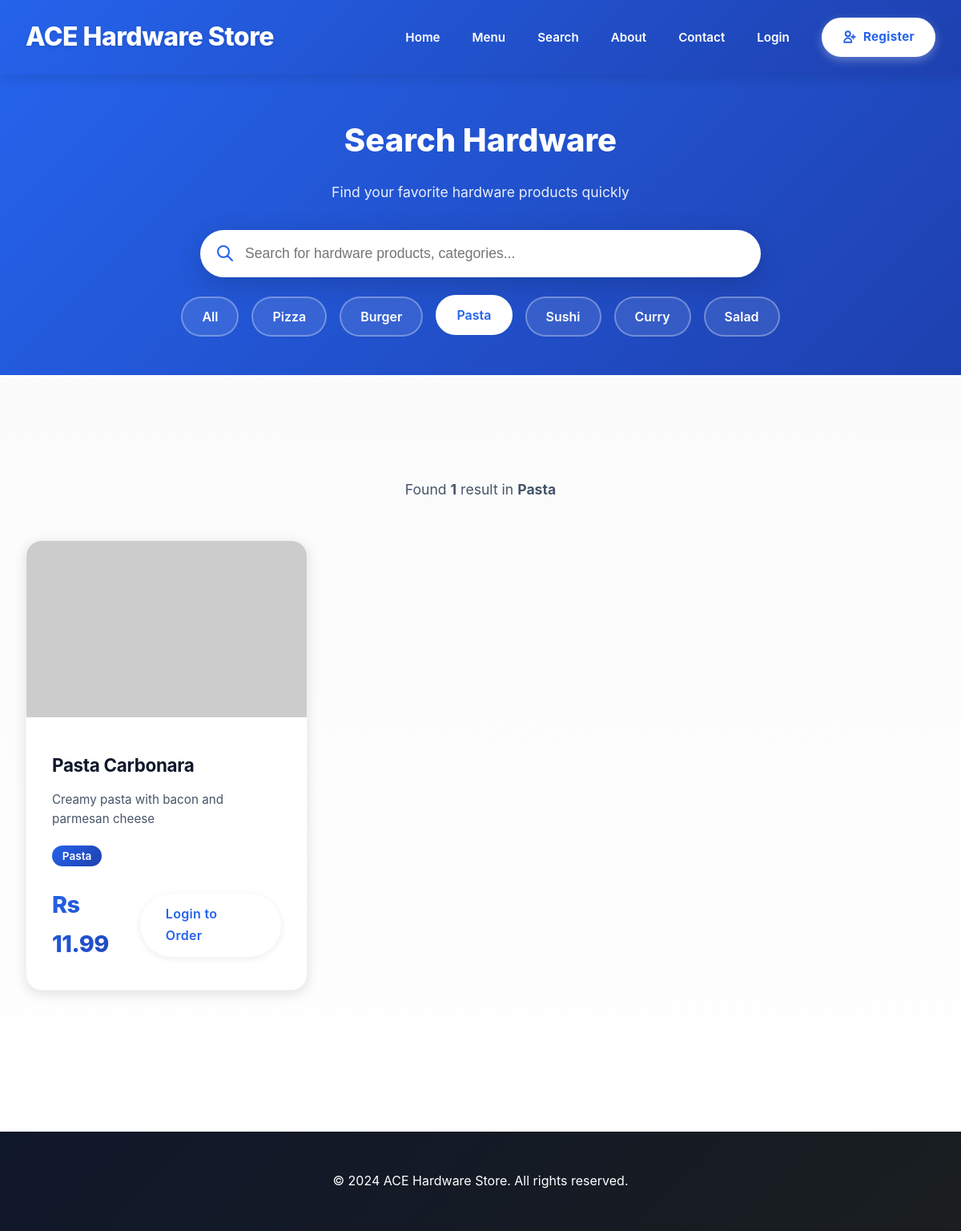
The page /search.php?category=Pasta on the database its author committed.
### tables this page shows
CREATE TABLE IF NOT EXISTS products (
    id INT AUTO_INCREMENT PRIMARY KEY,
    name VARCHAR(100) NOT NULL,
    description TEXT,
    price DECIMAL(10,2) NOT NULL,
    image VARCHAR(255),
    category VARCHAR(50),
    status ENUM('active', 'inactive') DEFAULT 'active',
    created_at TIMESTAMP DEFAULT CURRENT_TIMESTAMP
);

### config/session.php (called while the page is built, shortened)
<?php
function isLoggedIn() {
    return isset($_SESSION['user_id']);
}
?>

### search.php (the view, shortened to what this page needs)
<?php
require_once 'config/session.php';
$conn = getDBConnection();
$search_query = isset($_GET['q']) ? trim($_GET['q']) : '';
$category_filter = isset($_GET['category']) ? $_GET['category'] : '';
$where = "WHERE status = 'active'";
$params = [];
if ($category_filter) {
    $where .= " AND category = ?";
    $params[] = $category_filter;
}
$products_query = "SELECT * FROM products $where ORDER BY name";
if (!empty($params)) {
    $stmt = $conn->prepare($products_query);
    $types = str_repeat('s', count($params));
    $stmt->bind_param($types, ...$params);
    $stmt->execute();
    $products_result = $stmt->get_result();
} else {
    $products_result = $conn->query($products_query);
}
$categories_query = "SELECT DISTINCT category FROM products WHERE status = 'active'";
$categories_result = $conn->query($categories_query);
$total_results = $products_result->num_rows;
?>
<!DOCTYPE html>
<html lang="en">
<head>
    <link rel="stylesheet" href="assets/css/style.css">
</head>
<body>
    <header>
        <nav>
            <a href="index.php" class="logo">ACE Hardware Store</a>
            <ul class="nav-links">
                <li><a href="index.php">Home</a></li>
                <li><a href="menu.php">Menu</a></li>
                <li><a href="search.php">Search</a></li>
                <li><a href="about.php">About</a></li>
                <li><a href="contact.php">Contact</a></li>
                <?php if (isLoggedIn()): ?>
                    <li><a href="cart.php">Cart</a></li>
                    <li><a href="wishlist.php">Wishlist</a></li>
                    <li><a href="orders.php">Orders</a></li>
                    <li><a href="profile.php">Profile</a></li>
                    <li><a href="logout.php">Logout</a></li>
                <?php else: ?>
                    <li><a href="customer_login.php">Login</a></li>
                    <li><a href="customer_register.php" class="btn btn-register" style="display: inline-flex; align-items: center; gap: 0.5rem;">
                        <svg width="18" height="18" fill="none" stroke="currentColor" viewBox="0 0 24 24" stroke-width="2.5">
                            <path stroke-linecap="round" stroke-linejoin="round" d="M18 9v3m0 0v3m0-3h3m-3 0h-3m-2-5a4 4 0 11-8 0 4 4 0 018 0zM3 20a6 6 0 0112 0v1H3v-1z"/>
                        </svg>
                        Register
                    </a></li>
                <?php endif; ?>
            </ul>
        </nav>
    </header>
    <div class="search-header">
        <h1 style="font-size: 2.5rem; margin-bottom: 1rem; font-weight: 800;">Search Hardware</h1>
        <p style="font-size: 1.1rem; opacity: 0.9; margin-bottom: 2rem;">Find your favorite hardware products quickly</p>
        <form method="GET" action="search.php" class="search-box">
            <svg class="search-icon" fill="none" stroke="currentColor" viewBox="0 0 24 24">
                <path stroke-linecap="round" stroke-linejoin="round" stroke-width="2" d="M21 21l-6-6m2-5a7 7 0 11-14 0 7 7 0 0114 0z"/>
            </svg>
            <input type="text"
                   name="q"
                   class="search-input"
                   placeholder="Search for hardware products, categories..."
                   value="<?php echo htmlspecialchars($search_query); ?>"
                   autofocus>
        </form>
        <div class="search-filters">
            <a href="search.php<?php echo $search_query ? '?q=' . urlencode($search_query) : ''; ?>"
               class="filter-btn <?php echo !$category_filter ? 'active' : ''; ?>">
                All
            </a>
            <?php
            $categories_result->data_seek(0);
            while ($cat = $categories_result->fetch_assoc()):
            ?>
                <a href="search.php?<?php echo $search_query ? 'q=' . urlencode($search_query) . '&' : ''; ?>category=<?php echo urlencode($cat['category']); ?>"
                   class="filter-btn <?php echo $category_filter === $cat['category'] ? 'active' : ''; ?>">
                    <?php echo htmlspecialchars($cat['category']); ?>
                </a>
            <?php endwhile; ?>
        </div>
    </div>
    <div class="container">
        <?php if ($search_query || $category_filter): ?>
            <div class="results-info">
                Found <strong><?php echo $total_results; ?></strong> result<?php echo $total_results != 1 ? 's' : ''; ?>
                <?php if ($category_filter): ?>
                    in <strong><?php echo htmlspecialchars($category_filter); ?></strong>
                <?php endif; ?>
            </div>
        <?php endif; ?>
        <?php if ($total_results > 0): ?>
            <div class="food-grid">
                <?php while ($product = $products_result->fetch_assoc()): ?>
                    <div class="food-card" id="product-<?php echo $product['id']; ?>">
                        <img src="<?php echo !empty($product['image']) ? htmlspecialchars($product['image']) : 'https://images.unsplash.com/photo-1546069901-ba9599a7e63c?w=400&h=300&fit=crop'; ?>"
                             alt="<?php echo htmlspecialchars($product['name']); ?>"
                             onerror="this.src='https://via.placeholder.com/400x300?text=Hardware+Image'">
                        <div class="food-card-content">
                            <h3><?php echo htmlspecialchars($product['name']); ?></h3>
                            <p><?php echo htmlspecialchars($product['description']); ?></p>
                            <div style="margin: 0.5rem 0;">
                                <span style="background: var(--gradient-primary); color: var(--white); padding: 0.3rem 0.8rem; border-radius: 20px; font-size: 0.85rem; font-weight: 600;">
                                    <?php echo htmlspecialchars($product['category']); ?>
                                </span>
                            </div>
                            <div class="food-card-footer">
                                <span class="price">Rs <?php echo number_format($product['price'], 2); ?></span>
                                <div style="display: flex; gap: 0.5rem;">
                                    <?php if (isLoggedIn()): ?>
                                        <a href="menu.php?add_cart=<?php echo $product['id']; ?>" class="btn btn-primary">Add to Cart</a>
                                        <a href="menu.php?add_wishlist=<?php echo $product['id']; ?>" class="btn btn-secondary">❤️</a>
                                    <?php else: ?>
                                        <a href="customer_login.php" class="btn btn-primary">Login to Order</a>
                                    <?php endif; ?>
                                </div>
                            </div>
                        </div>
                    </div>
                <?php endwhile; ?>
            </div>
        <?php endif; ?>
    </div>
    <footer>
        <p>&copy; 2024 ACE Hardware Store. All rights reserved.</p>
    </footer>
</body>
</html>

### search.php (style rules this page uses)
.search-header { background: var(--gradient-primary); padding: 3rem 2rem; text-align: center; color: var(--white); margin-bottom: 3rem; }
.search-box { max-width: 700px; margin: 0 auto; position: relative; }
.search-input { width: 100%; padding: 1.2rem 1.2rem 1.2rem 3.5rem; border: none; border-radius: 50px; font-size: 1.1rem; box-shadow: var(--shadow-lg); transition: all 0.3s ease; }
.search-icon { position: absolute; left: 1.2rem; top: 50%; transform: translateY(-50%); width: 24px; height: 24px; color: var(--primary-color); }
.search-filters { display: flex; justify-content: center; gap: 1rem; margin-top: 1.5rem; flex-wrap: wrap; }
.filter-btn { padding: 0.6rem 1.5rem; border: 2px solid rgba(255,255,255,0.3); background: rgba(255,255,255,0.1); color: var(--white); border-radius: 25px; text-decoration: none; font-weight: 600; transition: all 0.3s ease; backdrop-filter: blur(10px); }
.filter-btn:hover, .filter-btn.active { background: var(--white); color: var(--primary-color); border-color: var(--white); transform: translateY(-2px); }
.results-info { text-align: center; margin: 2rem 0; color: var(--dark-light); font-size: 1.1rem; }

### rows shown on the page
products: name "Pasta Carbonara", description "Creamy pasta with bacon and parmesan cheese", category "Pasta", price "11.99"

### other values the page prints
$cat['category'] "Pizza"
$cat['category'] "Burger"
$cat['category'] "Pasta"
$cat['category'] "Sushi"
$cat['category'] "Curry"
$cat['category'] "Salad"
$total_results "1"
$category_filter "Pasta"
